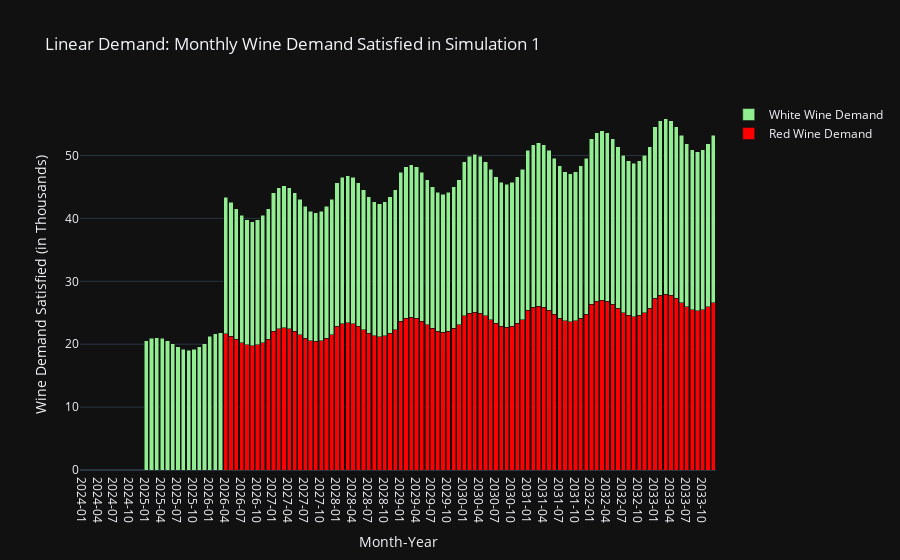

The notebook cell saved with this chart:
### Code cell
df = df2_sim1.copy()

# Aggregating the total demand for Red and White wine across all months for each country
red_columns = [col for col in df.columns if 'Red' in col]
white_columns = [col for col in df.columns if 'White' in col]

# Summing up the demand for Red and White wine for each country
total_red_demand = df[red_columns].sum().sum()
total_white_demand = df[white_columns].sum().sum()

# Convert 'Month' to datetime for proper sorting and display
df['Month'] = pd.to_datetime(df['Month'])

# Aggregate monthly total demand for Red and White wine across all countries
df['Total_Red_Demand'] = df[red_columns].sum(axis=1)
df['Total_White_Demand'] = df[white_columns].sum(axis=1)
df['Total_Wine_Demand'] = df['Total_Red_Demand'] + df['Total_White_Demand']

# Extracting year-month for the x-axis
df['Year_Month'] = df['Month'].dt.strftime('%Y-%m')

# Creating separate traces for Red and White wine demand over time
fig = go.Figure()

# Red wine demand trace
fig.add_trace(go.Bar(
    x=df['Year_Month'],
    y=df['Total_Red_Demand']*1000,
    name="Red Wine Demand",
    marker_color="red"
))

# White wine demand trace
fig.add_trace(go.Bar(
    x=df['Year_Month'],
    y=df['Total_White_Demand']*1000,
    name="White Wine Demand",
    marker_color="lightgreen"
))

fig.update_layout(
    title="Linear Demand: Monthly Wine Demand Satisfied in Simulation 1",
    xaxis_title="Month-Year",
    yaxis_title="Wine Demand Satisfied (in Thousands)",
    xaxis={'type': 'category'},  # Ensures that months are treated as distinct categories
    barmode='stack'  # Groups the bars for red and white wine side by side for each month
)
fig.update_layout(template='plotly_dark')

# This setup would allow for filtering by wine type by clicking on the legend items.
fig.show()

### Figure 1 — Plotly figure (JSON) as saved in the notebook; plotly's stock layout.template omitted (floating-point values rounded to 4 significant figures)
{"data": [{"marker": {"color": "red"}, "name": "Red Wine Demand", "type": "bar", "x": ["2024-01", "2024-02", "2024-03", "2024-04", "2024-05", "2024-06", "2024-07", "2024-08", "2024-09", "2024-10", "2024-11", "2024-12", "2025-01", "2025-02", "2025-03", "2025-04", "2025-05", "2025-06", "2025-07", "2025-08", "2025-09", "2025-10", "2025-11", "2025-12", "2026-01", "2026-02", "2026-03", "2026-04", "2026-05", "2026-06", "2026-07", "2026-08", "2026-09", "2026-10", "2026-11", "2026-12", "2027-01", "2027-02", "2027-03", "2027-04", "2027-05", "2027-06", "2027-07", "2027-08", "2027-09", "2027-10", "2027-11", "2027-12", "2028-01", "2028-02", "2028-03", "2028-04", "2028-05", "2028-06", "2028-07", "2028-08", "2028-09", "2028-10", "2028-11", "2028-12", "2029-01", "2029-02", "2029-03", "2029-04", "2029-05", "2029-06", "2029-07", "2029-08", "2029-09", "2029-10", "2029-11", "2029-12", "2030-01", "2030-02", "2030-03", "2030-04", "2030-05", "2030-06", "2030-07", "2030-08", "2030-09", "2030-10", "2030-11", "2030-12", "2031-01", "2031-02", "2031-03", "2031-04", "2031-05", "2031-06", "2031-07", "2031-08", "2031-09", "2031-10", "2031-11", "2031-12", "2032-01", "2032-02", "2032-03", "2032-04", "2032-05", "2032-06", "2032-07", "2032-08", "2032-09", "2032-10", "2032-11", "2032-12", "2033-01", "2033-02", "2033-03", "2033-04", "2033-05", "2033-06", "2033-07", "2033-08", "2033-09", "2033-10", "2033-11", "2033-12"], "y": [0, 0, 0, 0, 0, 0, 0, 0, 0, 0, 0, 0, 0, 0, 0, 0, 0, 0, 0, 0, 0, 0, 0, 0, 0, 0, 0, 21.68, 21.3, 20.78, 20.26, 19.88, 19.74, 19.88, 20.26, 20.78, 22.06, 22.45, 22.6, 22.45, 22.06, 21.52, 20.98, 20.59, 20.45, 20.59, 20.98, 21.52, 22.85, 23.26, 23.41, 23.26, 22.85, 22.29, 21.74, 21.33, 21.18, 21.33, 21.74, 22.29, 23.67, 24.09, 24.25, 24.09, 23.67, 23.09, 22.52, 22.09, 21.94, 22.09, 22.52, 23.09, 24.52, 24.96, 25.12, 24.96, 24.52, 23.93, 23.33, 22.89, 22.73, 22.89, 23.33, 23.93, 25.41, 25.86, 26.03, 25.86, 25.41, 24.79, 24.17, 23.72, 23.55, 23.72, 24.17, 24.79, 26.33, 26.8, 26.97, 26.8, 26.33, 25.68, 25.04, 24.57, 24.4, 24.57, 25.04, 25.68, 27.28, 27.77, 27.94, 27.77, 27.28, 26.61, 25.95, 25.46, 25.28, 25.46, 25.95, 26.61]}, {"marker": {"color": "lightgreen"}, "name": "White Wine Demand", "type": "bar", "x": ["2024-01", "2024-02", "2024-03", "2024-04", "2024-05", "2024-06", "2024-07", "2024-08", "2024-09", "2024-10", "2024-11", "2024-12", "2025-01", "2025-02", "2025-03", "2025-04", "2025-05", "2025-06", "2025-07", "2025-08", "2025-09", "2025-10", "2025-11", "2025-12", "2026-01", "2026-02", "2026-03", "2026-04", "2026-05", "2026-06", "2026-07", "2026-08", "2026-09", "2026-10", "2026-11", "2026-12", "2027-01", "2027-02", "2027-03", "2027-04", "2027-05", "2027-06", "2027-07", "2027-08", "2027-09", "2027-10", "2027-11", "2027-12", "2028-01", "2028-02", "2028-03", "2028-04", "2028-05", "2028-06", "2028-07", "2028-08", "2028-09", "2028-10", "2028-11", "2028-12", "2029-01", "2029-02", "2029-03", "2029-04", "2029-05", "2029-06", "2029-07", "2029-08", "2029-09", "2029-10", "2029-11", "2029-12", "2030-01", "2030-02", "2030-03", "2030-04", "2030-05", "2030-06", "2030-07", "2030-08", "2030-09", "2030-10", "2030-11", "2030-12", "2031-01", "2031-02", "2031-03", "2031-04", "2031-05", "2031-06", "2031-07", "2031-08", "2031-09", "2031-10", "2031-11", "2031-12", "2032-01", "2032-02", "2032-03", "2032-04", "2032-05", "2032-06", "2032-07", "2032-08", "2032-09", "2032-10", "2032-11", "2032-12", "2033-01", "2033-02", "2033-03", "2033-04", "2033-05", "2033-06", "2033-07", "2033-08", "2033-09", "2033-10", "2033-11", "2033-12"], "y": [0, 0, 0, 0, 0, 0, 0, 0, 0, 0, 0, 0, 20.56, 20.93, 21.06, 20.93, 20.56, 20.06, 19.56, 19.19, 19.06, 19.19, 19.56, 20.06, 21.3, 21.68, 21.82, 21.68, 21.3, 20.78, 20.26, 19.88, 19.74, 19.88, 20.26, 20.78, 22.06, 22.45, 22.6, 22.45, 22.06, 21.52, 20.98, 20.59, 20.45, 20.59, 20.98, 21.52, 22.85, 23.26, 23.41, 23.26, 22.85, 22.29, 21.74, 21.33, 21.18, 21.33, 21.74, 22.29, 23.67, 24.09, 24.25, 24.09, 23.67, 23.09, 22.52, 22.09, 21.94, 22.09, 22.52, 23.09, 24.52, 24.96, 25.12, 24.96, 24.52, 23.93, 23.33, 22.89, 22.73, 22.89, 23.33, 23.93, 25.41, 25.86, 26.03, 25.86, 25.41, 24.79, 24.17, 23.72, 23.55, 23.72, 24.17, 24.79, 26.33, 26.8, 26.97, 26.8, 26.33, 25.68, 25.04, 24.57, 24.4, 24.57, 25.04, 25.68, 27.28, 27.77, 27.94, 27.77, 27.28, 26.61, 25.95, 25.46, 25.28, 25.46, 25.95, 26.61]}], "layout": {"barmode": "stack", "title": {"text": "Linear Demand: Monthly Wine Demand Satisfied in Simulation 1"}, "xaxis": {"title": {"text": "Month-Year"}, "type": "category"}, "yaxis": {"title": {"text": "Wine Demand Satisfied (in Thousands)"}}}}
